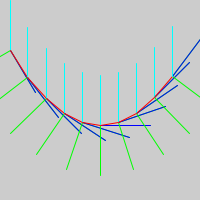
Frame 1 (no input)
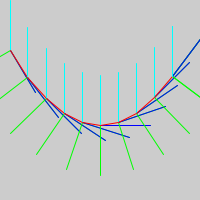
Frame 2 (the mouse pressed at the canvas centre, redrawn once)

The Processing sketch that drew these frames (run headless with seeded random() and noise(); the mouse was pressed at the canvas centre and the sketch redrawn once):

// Processing sketch: bezier_ex
// ── bezier_ex.pde

float x1, y1, x2, y2, x3, y3, x4, y4; 
float xa,ya,xb,yb,x,y;

PVector p,pt; 
PVector pf; 
void setup() { 


  size(200,200); 
  x1 = 10; 
  y1 = 50; 
  x2 = 100; 
  y2 = 200; 
  x3 = 190; 
  y3 = 50; 
  x4 = 180;
  y4 = 100;
  
  p= new PVector();
  pt= new PVector();
  pf= new PVector(x1,y1);
  noFill(); 
  noLoop();

} 


void draw() { 
  

  strokeWeight(1.0); 

  
  for( float t = 0 ; t <= 1.0; t += 0.1 )
{
    xa = getPt( x1 , x2 , t );
    ya = getPt( y1 , y2 , t );
    xb = getPt( x2 , x3 , t );
    yb = getPt( y2 , y3 , t );
    // The Black Dot 
    //Linear
    //x = getPt( xa , xb , t );
    //y = getPt( ya , yb , t );
    //Quadratic
    x = getpt2( x1 , x2, x3 , t );
    y = getpt2( y1 , y2, y3 , t );
    //cubic
   // x = getpt3 (x1,x2,x3,x4,t);
    //y = getpt3 (y1,y2,y3,y4,t);
    
    p.x = 2*(1-t)*(x2-x1)+2*t*(x3-x2);
    p.y = 2*(1-t)*(y2-y1)+2*t*(y3-y2);
    pt.x = 2*(x3-(2*x2) + x1);
    pt.y = 2*(y3-(2*y2) + y1);
    
    float b= atan2(p.y,p.x);
    b +=PI;
    float c = b;
    c -= HALF_PI;
   p.normalize();
   p.mult(50);
   p.add(x,y);
   pt.normalize();
   pt.mult(50);
   pt.add(x,y);
    float a = p.dot(pt);
    print(a+"\t");
    if(pf.x<=x)
    {
        stroke(255.0, 0.0, 0.0); 
    line(pf.x,pf.y,x,y);


     stroke(0.0, 255 ,0.0);
        line(x,y, cos(b)*-50+x,sin(b)*-50+y);
         line(x,y, cos(c)*50+x,sin(c)*50+y);
            stroke(0.0, 0.0, 255.0);
    line(x,y,p.x,p.y);
        stroke(0.0, 255.0, 255.0);
    line(x,y,pt.x,pt.y);
      pf.x=x;
      pf.y=y;
    }
} 

}

float getPt( float n1 , float n2 , float t )
{  //Linear
    float diff = n2 - n1;

   return n1 +  diff * t ;
   //return int((1-perc)*n1 + perc*n2);
} 

float getpt2(float n1 , float n2 , float n3, float t )
{  //Quadratic
    float a;
    a = ((1-t)*(1-t))*n1+2*(1-t)*t*n2+(t*t)*n3;
    //a =int(pow((1-t),2)*n1 + 2*(1-t)*t*n2 + pow(t,2)*n3);
    //a= int( 2*(1-t)*(n2-n1) + 2*t*(n3-n2));
    //a = int(2*(n3 - 2*n2 + n1));
    return a;
}

float getpt3(float n1 , float n2 , float n3, float n4, float t )
{ //cubic
   float a;
    //a = int((1-t)*getpt2(n1,n2,n3,t) + t*getpt2(n2,n3,n4,t));
    a= ((1-t)*(1-t)*(1-t))*n1 + 3*((1-t)*(1-t))*t*n2 + 3*(1-t)*(t*t)*n3 + (t*t*t)*n4;
   return a; 
}
